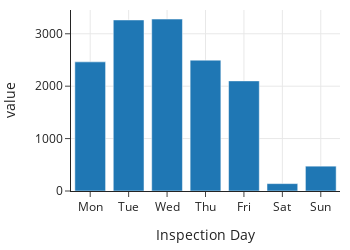

The notebook cell this image was saved under:
### Markdown cell above
Now, we can see whether restaurant inspectors favor a certain day of the week
by grouping on the day of the week:

### Code cell
day = ['Mon', 'Tue', 'Wed', 'Thu', 'Fri', 'Sat', 'Sun']
fig = px.bar(insp.groupby('dow')['dow'].count(),
            height=250, width=350)
fig.update_xaxes(ticktext=day, tickvals=np.arange(0, 7, 1),
                 title='Inspection Day')
fig.update_layout(showlegend=False)

### Figure 1 — Plotly figure (JSON) as saved in the notebook; plotly's stock layout.template omitted (floating-point values rounded to 4 significant figures)
{"data": [{"alignmentgroup": "True", "hovertemplate": "variable=dow<br>index=%{x}<br>value=%{y}<extra></extra>", "legendgroup": "dow", "marker": {"color": "#1F77B4", "pattern": {"shape": ""}}, "name": "dow", "offsetgroup": "dow", "orientation": "v", "showlegend": true, "textposition": "auto", "type": "bar", "x": [0, 1, 2, 3, 4, 5, 6], "xaxis": "x", "y": [2464, 3264, 3281, 2497, 2101, 141, 474], "yaxis": "y"}], "layout": {"barmode": "relative", "height": 250, "legend": {"title": {"text": "variable"}, "tracegroupgap": 0}, "showlegend": false, "width": 350, "xaxis": {"anchor": "y", "domain": [0, 1], "ticktext": ["Mon", "Tue", "Wed", "Thu", "Fri", "Sat", "Sun"], "tickvals": [0, 1, 2, 3, 4, 5, 6], "title": {"text": "Inspection Day"}}, "yaxis": {"anchor": "x", "domain": [0, 1], "title": {"text": "value"}}}}
